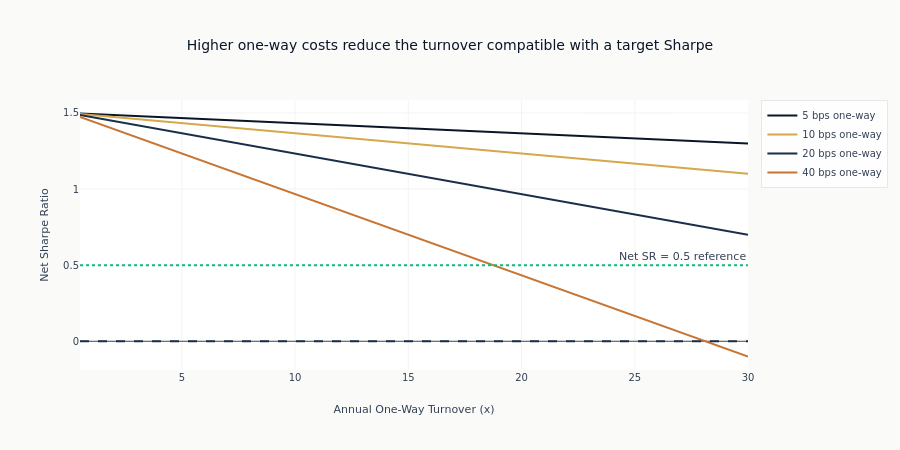

The notebook cell this image was saved under:
### Code cell
fig = go.Figure()

for cost_bps in one_way_cost_bps:
    subset = sens_df.filter(pl.col("One-Way Cost (bps)") == cost_bps)
    fig.add_trace(
        go.Scatter(
            x=subset["Turnover"].to_list(),
            y=subset["Net Sharpe"].to_list(),
            mode="lines",
            name=f"{cost_bps} bps one-way",
        )
    )

fig.add_hline(y=0, line_dash="dash", line_color=COLORS["slate"])
fig.add_hline(
    y=0.5, line_dash="dot", line_color=COLORS["positive"], annotation_text="Net SR = 0.5 reference"
)

fig.update_layout(
    title="Higher one-way costs reduce the turnover compatible with a target Sharpe",
    xaxis_title="Annual One-Way Turnover (x)",
    yaxis_title="Net Sharpe Ratio",
    height=450,
)
fig.show()
